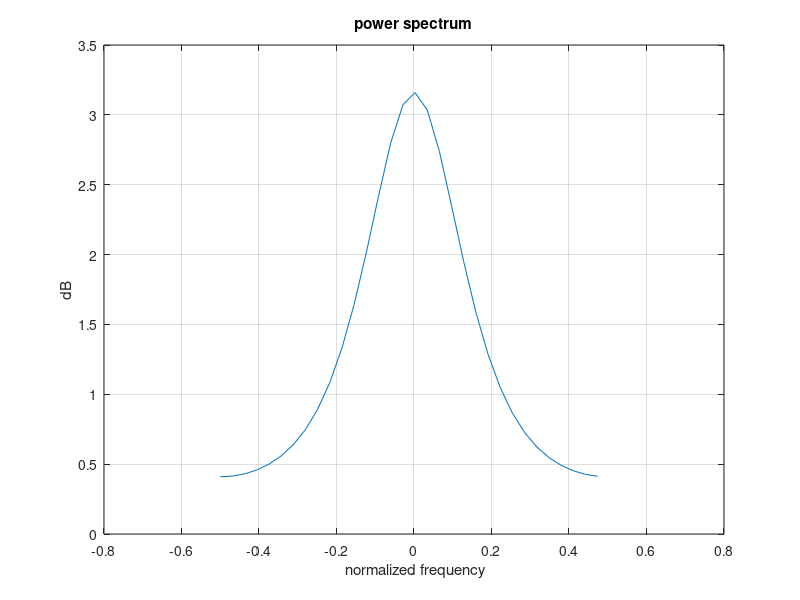

MATLAB code to generate this figure:
clc ,clear all
v = -1/2:pi/100:1/2;
R = 16./[17-8*cos(2*pi*v)]
P = R.*R
plot(v,P)
xlabel(' normalized frequency')
ylabel('dB')
title('power spectrum')
grid on